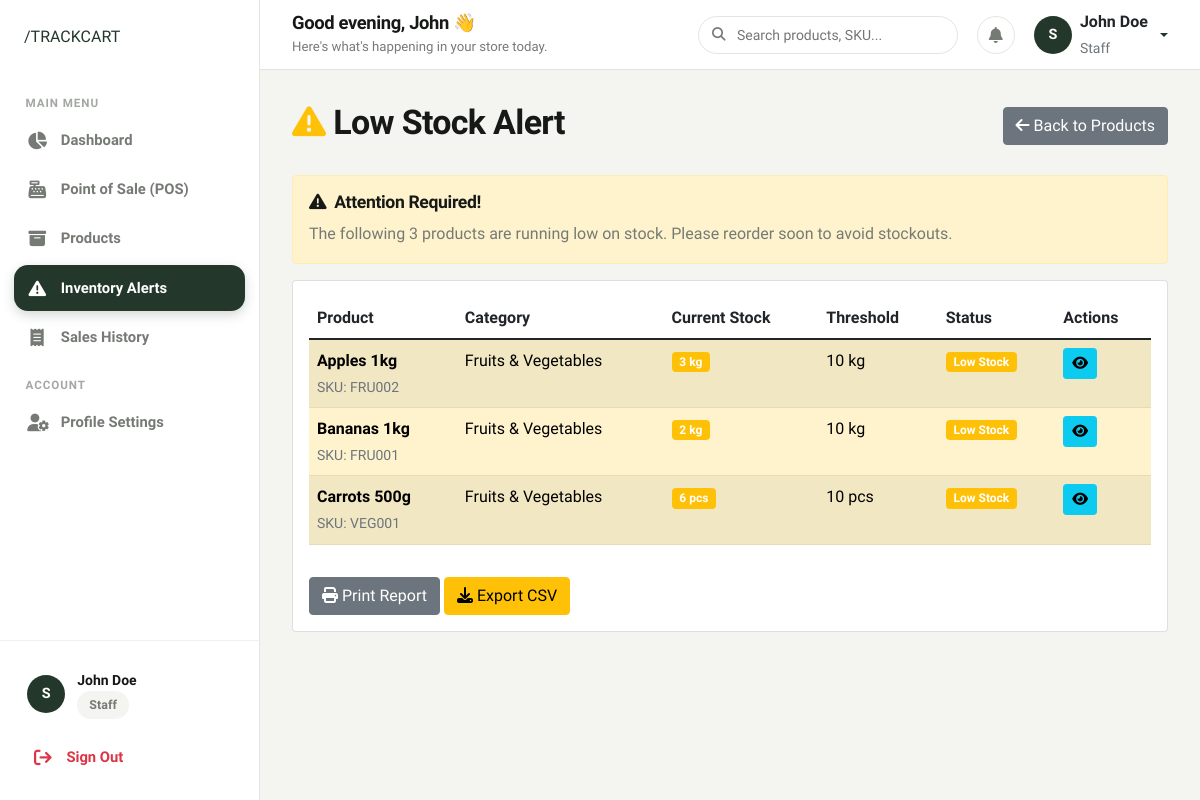
/products/low-stock/ (signed in), run on an earlier commit of the app's database.
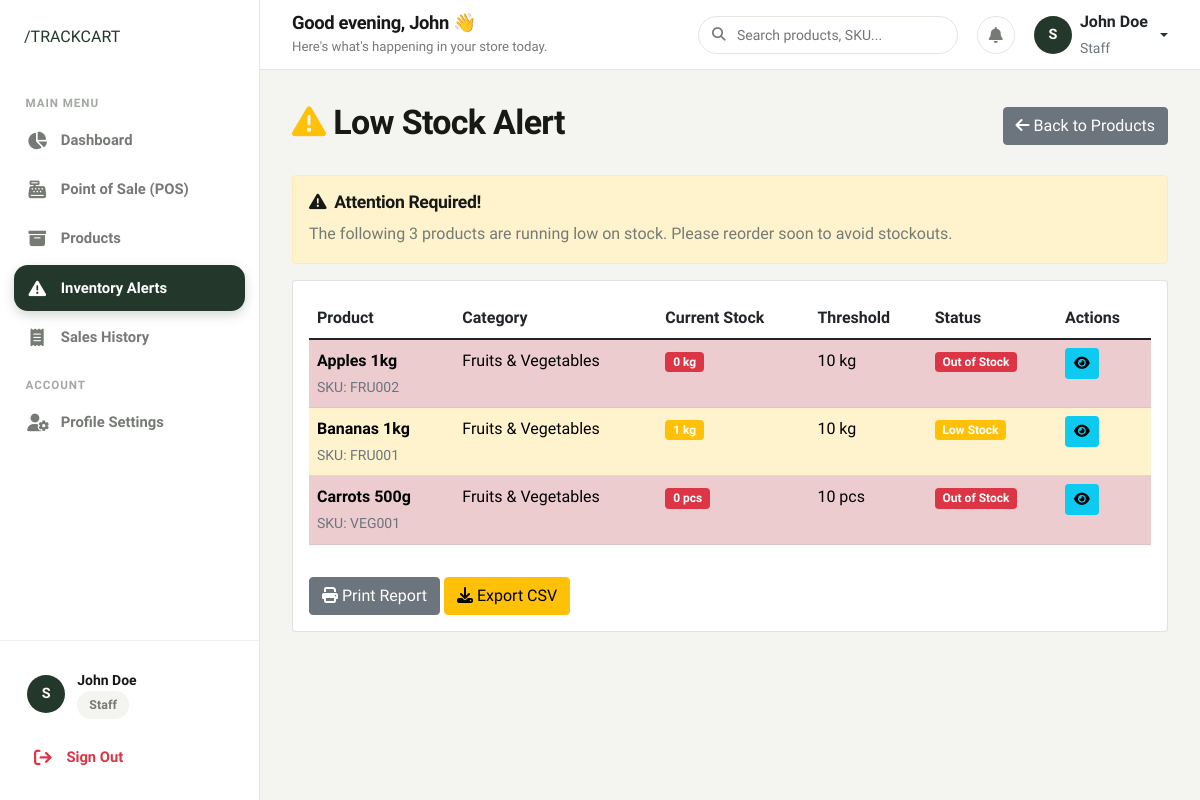
And on a later commit of the database.
### products/models.py (models this page shows, shortened)
class Product(models.Model):
    name = models.CharField(max_length=200)
    sku = models.CharField(max_length=50, unique=True, help_text="Stock Keeping Unit")
    barcode = models.CharField(max_length=100, blank=True, null=True, unique=True)
    category = models.ForeignKey(Category, on_delete=models.PROTECT, related_name='products')
    description = models.TextField(blank=True, null=True)
    price = models.DecimalField(max_digits=10, decimal_places=2, validators=[MinValueValidator(Decimal('0.01'))])
    cost_price = models.DecimalField(max_digits=10, decimal_places=2, validators=[MinValueValidator(Decimal('0.00'))], help_text="Cost price for profit calculation")
    stock_quantity = models.IntegerField(default=0, validators=[MinValueValidator(0)])
    low_stock_threshold = models.IntegerField(default=10, validators=[MinValueValidator(0)], help_text="Alert when stock goes below this number")
    unit = models.CharField(max_length=20, default='pcs', help_text="Unit of measurement (e.g., pcs, kg, ltr)")
    expiry_date = models.DateField(blank=True, null=True)
    is_active = models.BooleanField(default=True)
    created_at = models.DateTimeField(auto_now_add=True)
    updated_at = models.DateTimeField(auto_now=True)
    class Meta:
        ordering = ['name']
    @property
    def is_low_stock(self):
        return self.stock_quantity <= self.low_stock_threshold

class Category(models.Model):
    name = models.CharField(max_length=100, unique=True)
    description = models.TextField(blank=True, null=True)
    created_at = models.DateTimeField(auto_now_add=True)
    updated_at = models.DateTimeField(auto_now=True)
    class Meta:
        verbose_name_plural = "Categories"
        ordering = ['name']

### products/views.py (the view)
# urls.py: path('low-stock/', views.low_stock_alert, name='low_stock_alert'),
@login_required
def low_stock_alert(request):
    low_stock_products = [p for p in Product.objects.filter(is_active=True) if p.is_low_stock]
    return render(request, 'products/low_stock_alert.html', {'products': low_stock_products})

### authentication/models.py (called while the page is built)
    @property
    def is_admin(self):
        return self.role == 'admin'

### templates/products/low_stock_alert.html (shortened to what this page needs)
{% extends 'base.html' %}
{% block content %}
<div class="d-flex justify-content-between align-items-center mb-4">
    <h2><i class="fas fa-exclamation-triangle me-2 text-warning"></i>Low Stock Alert</h2>
    <a href="{% url 'products:product_list' %}" class="btn btn-secondary">
        <i class="fas fa-arrow-left me-1"></i>Back to Products
    </a>
</div>
{% if products %}
<div class="alert alert-warning" role="alert">
    <h5><i class="fas fa-exclamation-triangle me-2"></i>Attention Required!</h5>
    <p class="mb-0">The following {{ products|length }} product{{ products|length|pluralize }} are running low on stock. Please reorder soon to avoid stockouts.</p>
</div>
<div class="card">
    <div class="card-body">
        <div class="table-responsive">
            <table class="table table-striped">
                <thead>
                    <tr>
                        <th>Product</th>
                        <th>Category</th>
                        <th>Current Stock</th>
                        <th>Threshold</th>
                        <th>Status</th>
                        <th>Actions</th>
                    </tr>
                </thead>
                <tbody>
                    {% for product in products %}
                    <tr class="{% if product.stock_quantity == 0 %}table-danger{% else %}table-warning{% endif %}">
                        <td>
                            <strong>{{ product.name }}</strong><br>
                            <small class="text-muted">SKU: {{ product.sku }}</small>
                        </td>
                        <td>{{ product.category.name }}</td>
                        <td>
                            <span class="badge {% if product.stock_quantity == 0 %}bg-danger{% else %}bg-warning{% endif %}">
                                {{ product.stock_quantity }} {{ product.unit }}
                            </span>
                        </td>
                        <td>{{ product.low_stock_threshold }} {{ product.unit }}</td>
                        <td>
                            {% if product.stock_quantity == 0 %}
                                <span class="badge bg-danger">Out of Stock</span>
                            {% else %}
                                <span class="badge bg-warning">Low Stock</span>
                            {% endif %}
                        </td>
                        <td>
                            <a href="{% url 'products:product_detail' product.id %}" class="btn btn-sm btn-info">
                                <i class="fas fa-eye"></i>
                            </a>
                        </td>
                    </tr>
                    {% endfor %}
                </tbody>
            </table>
        </div>
        <div class="mt-3">
            <button type="button" class="btn btn-secondary" onclick="window.print()">
                <i class="fas fa-print me-1"></i>Print Report
            </button>
            <button type="button" class="btn btn-warning" onclick="exportTableToCSV('lowStockTable', 'low_stock_report')">
                <i class="fas fa-download me-1"></i>Export CSV
            </button>
        </div>
    </div>
</div>
{% endif %}
{% endblock %}

What changed in the data, as far as the page shows it:
changed Product "Apples 1kg": stock_quantity "3" → "0"; stock_quantity "Low Stock" → "Out of Stock"
changed Product "Bananas 1kg": stock_quantity "2" → "1"
changed Product "Carrots 500g": stock_quantity "6" → "0"; stock_quantity "Low Stock" → "Out of Stock"
